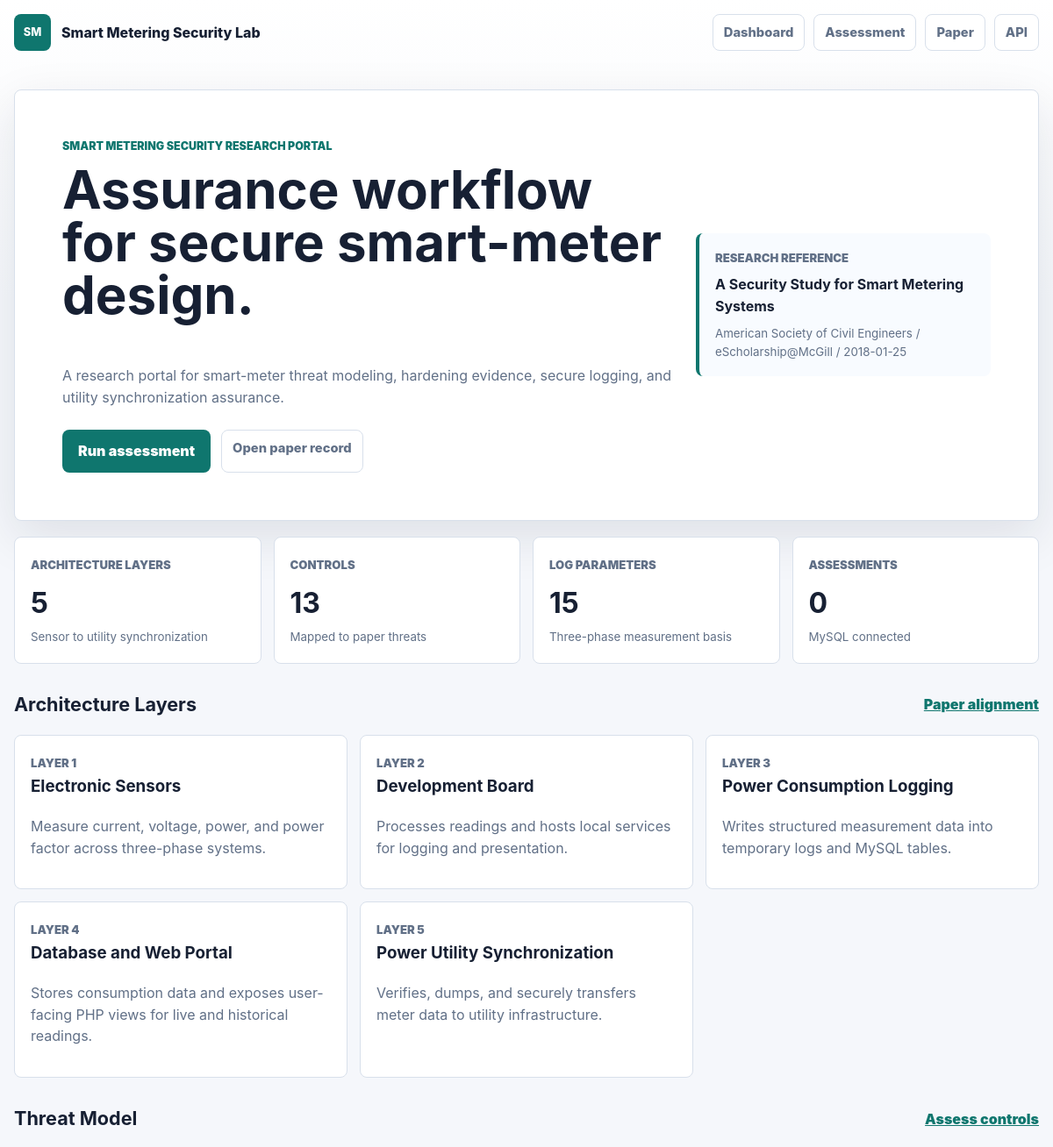
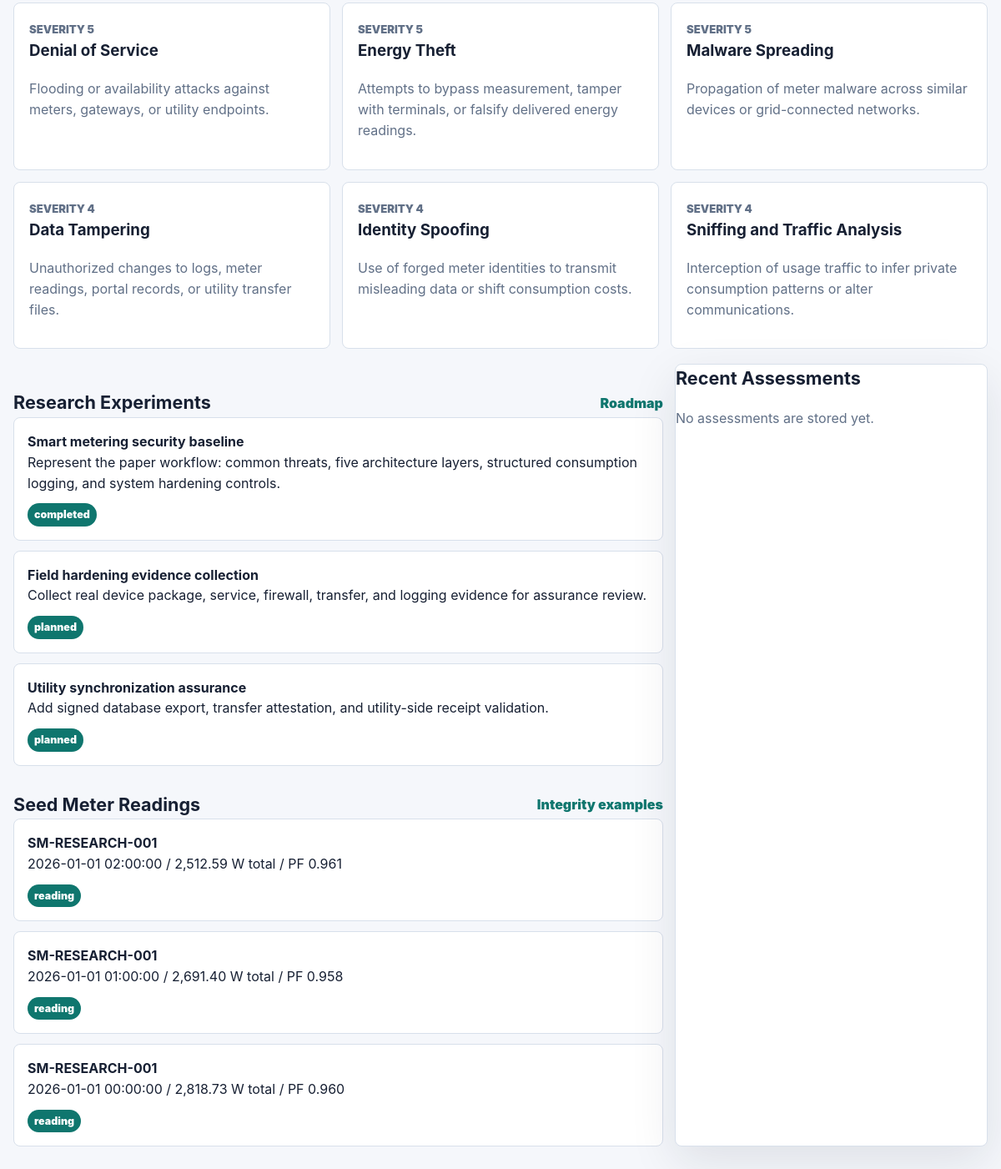
The page / on the database its author committed (2 pictures, top to bottom).
### tables this page shows
CREATE TABLE IF NOT EXISTS architecture_layers (
  id BIGINT UNSIGNED AUTO_INCREMENT PRIMARY KEY,
  layer_key VARCHAR(80) NOT NULL UNIQUE,
  label VARCHAR(160) NOT NULL,
  description TEXT NOT NULL,
  priority_order TINYINT UNSIGNED NOT NULL,
  created_at DATETIME NOT NULL DEFAULT CURRENT_TIMESTAMP
);

CREATE TABLE IF NOT EXISTS threat_catalog (
  id BIGINT UNSIGNED AUTO_INCREMENT PRIMARY KEY,
  threat_key VARCHAR(80) NOT NULL UNIQUE,
  label VARCHAR(180) NOT NULL,
  severity TINYINT UNSIGNED NOT NULL,
  description TEXT NOT NULL,
  created_at DATETIME NOT NULL DEFAULT CURRENT_TIMESTAMP
);

CREATE TABLE IF NOT EXISTS experiments (
  id BIGINT UNSIGNED AUTO_INCREMENT PRIMARY KEY,
  title VARCHAR(220) NOT NULL UNIQUE,
  objective TEXT NOT NULL,
  layer_count INT UNSIGNED NOT NULL,
  threat_count INT UNSIGNED NOT NULL,
  control_count INT UNSIGNED NOT NULL,
  status ENUM('planned','active','completed') NOT NULL DEFAULT 'planned',
  created_at DATETIME NOT NULL DEFAULT CURRENT_TIMESTAMP,
  updated_at DATETIME NOT NULL DEFAULT CURRENT_TIMESTAMP ON UPDATE CURRENT_TIMESTAMP
);

CREATE TABLE IF NOT EXISTS meter_readings (
  id BIGINT UNSIGNED AUTO_INCREMENT PRIMARY KEY,
  meter_id VARCHAR(120) NOT NULL,
  reading_time DATETIME NOT NULL,
  phase_a_voltage DECIMAL(10,3) NOT NULL,
  phase_a_current DECIMAL(10,3) NOT NULL,
  phase_a_power DECIMAL(10,3) NOT NULL,
  phase_b_voltage DECIMAL(10,3) NOT NULL,
  phase_b_current DECIMAL(10,3) NOT NULL,
  phase_b_power DECIMAL(10,3) NOT NULL,
  phase_c_voltage DECIMAL(10,3) NOT NULL,
  phase_c_current DECIMAL(10,3) NOT NULL,
  phase_c_power DECIMAL(10,3) NOT NULL,
  power_factor DECIMAL(6,3) NOT NULL,
  integrity_hash CHAR(64) NOT NULL,
  created_at DATETIME NOT NULL DEFAULT CURRENT_TIMESTAMP,
  INDEX idx_meter_time (meter_id, reading_time)
);

### src/Repository/LabRepository.php (called while the page is built, shortened)
<?php
final class LabRepository
{
    public function connected(): bool
    {
        return $this->pdo instanceof PDO;
    }
    public function summary(): array
    {
        return [
            'connected' => true,
            'assessment_count' => $this->count('assessments'),
            'layer_count' => $this->count('architecture_layers'),
            'threat_count' => $this->count('threat_catalog'),
            'control_count' => $this->count('control_catalog'),
            'reading_count' => $this->count('meter_readings'),
        ];
    }
    public function layers(): array
    {
        return $this->pdo->query('SELECT layer_key, label, description, priority_order FROM architecture_layers ORDER BY priority_order')->fetchAll();
    }
    public function threats(): array
    {
        return $this->pdo->query('SELECT threat_key AS `key`, label, severity, description FROM threat_catalog ORDER BY severity DESC, label')->fetchAll();
    }
    public function experiments(): array
    {
        return $this->pdo->query('SELECT title, objective, layer_count, threat_count, control_count, status FROM experiments ORDER BY id')->fetchAll();
    }
    public function recentAssessments(): array
    {
        return $this->pdo->query('SELECT uuid, asset_name, environment, maturity_score, risk_label, created_at FROM assessments ORDER BY created_at DESC LIMIT 6')->fetchAll();
    }
    public function recentReadings(): array
    {
        return $this->pdo->query('SELECT meter_id, reading_time, phase_a_power, phase_b_power, phase_c_power, power_factor FROM meter_readings ORDER BY reading_time DESC LIMIT 5')->fetchAll();
    }
    private function count(string $table): int
    {
        $allowed = ['assessments', 'architecture_layers', 'threat_catalog', 'control_catalog', 'meter_readings'];
        return (int) $this->pdo->query("SELECT COUNT(*) FROM {$table}")->fetchColumn();
    }
}

### src/Support/View.php (called while the page is built, shortened)
<?php
final class View
{
    public static function e(string $value): string
    {
        return htmlspecialchars($value, ENT_QUOTES | ENT_SUBSTITUTE, 'UTF-8');
    }
}

### src/bootstrap.php (called while the page is built, shortened)
<?php
spl_autoload_register(function (string $class): void {
    $prefix = 'SmartMeterLab\\';
    $relative = str_replace('\\', DIRECTORY_SEPARATOR, substr($class, strlen($prefix)));
    $file = __DIR__ . DIRECTORY_SEPARATOR . $relative . '.php';
});

### public/index.php (the view, shortened to what this page needs)
<?php
require __DIR__ . '/../src/bootstrap.php';
$config = require __DIR__ . '/../config/paper.php';
$repository = new LabRepository(Database::tryConnection());
sendPage($config, 'Dashboard', renderDashboard($config, $repository));
function sendPage(array $config, string $title, string $body, int $status = 200): void
{
    echo layout($config, $title, $body);
    exit;
}
function layout(array $config, string $title, string $body): string
{
    $appTitle = View::e((string) $config['portal']['title']);
    $pageTitle = View::e($title);
    return <<<HTML
<!doctype html>
<html lang="en">
<head>
  <meta charset="utf-8">
  <meta name="viewport" content="width=device-width, initial-scale=1">
  <title>{$pageTitle} | {$appTitle}</title>
  <link rel="stylesheet" href="/assets/app.css">
</head>
<body>
  <header class="topbar">
    <a class="brand" href="/"><span class="brand-mark">SM</span><span>{$appTitle}</span></a>
    <nav>
      <a href="/">Dashboard</a>
      <a href="/assessment">Assessment</a>
      <a href="/paper">Paper</a>
      <a href="/api/summary">API</a>
    </nav>
  </header>
  <main class="page-shell">{$body}</main>
</body>
</html>
HTML;
}
function renderDashboard(array $config, LabRepository $repository): string
{
    $summary = $repository->summary();
    $paper = $config['paper'];
    $layers = $repository->layers() ?: $config['layers'];
    $threats = $repository->threats() ?: $config['threats'];
    $experiments = $repository->experiments();
    $recent = $repository->recentAssessments();
    $readings = $repository->recentReadings();
    $layerCards = renderLayerCards($layers);
    $threatCards = renderThreatCards($threats);
    $experimentCards = renderExperiments($experiments);
    $recentCards = renderRecentAssessments($recent);
    $readingCards = renderReadings($readings);
    $dbStatus = $summary['connected'] ? 'MySQL connected' : 'MySQL not connected';
    $assessmentCount = (string) ($summary['assessment_count'] ?? 0);
    $controlCount = (string) ($summary['control_count'] ?: count($config['controls']));
    $tagline = View::e((string) $config['portal']['tagline']);
    $paperTitle = View::e((string) $paper['title']);
    $paperUrl = View::e((string) $paper['url']);
    return <<<HTML
<section class="hero panel">
  <div>
    <p class="eyebrow">Smart metering security research portal</p>
    <h1>Assurance workflow for secure smart-meter design.</h1>
    <p>{$tagline}</p>
    <div class="hero-actions">
      <a class="button-link" href="/assessment">Run assessment</a>
      <a class="secondary-link" href="{$paperUrl}" target="_blank" rel="noopener">Open paper record</a>
    </div>
  </div>
  <aside class="paper-card">
    <span>Research reference</span>
    <strong>{$paperTitle}</strong>
    <small>{$paper['publisher']} / {$paper['repository']} / {$paper['date']}</small>
  </aside>
</section>
<section class="metric-grid">
  <article><span>Architecture layers</span><strong>{$paper['architecture_layers']}</strong><small>Sensor to utility synchronization</small></article>
  <article><span>Controls</span><strong>{$controlCount}</strong><small>Mapped to paper threats</small></article>
  <article><span>Log parameters</span><strong>{$paper['log_parameters']}</strong><small>Three-phase measurement basis</small></article>
  <article><span>Assessments</span><strong>{$assessmentCount}</strong><small>{$dbStatus}</small></article>
</section>
<section class="section-head"><h2>Architecture Layers</h2><a href="/paper">Paper alignment</a></section>
<section class="layer-grid">{$layerCards}</section>
<section class="section-head"><h2>Threat Model</h2><a href="/assessment">Assess controls</a></section>
<section class="threat-grid">{$threatCards}</section>
<section class="split-layout">
  <div>
    <section class="section-head"><h2>Research Experiments</h2><span>Roadmap</span></section>
    <div class="stack">{$experimentCards}</div>
    <section class="section-head"><h2>Seed Meter Readings</h2><span>Integrity examples</span></section>
    <div class="stack">{$readingCards}</div>
  </div>
  <aside class="panel">
    <h2>Recent Assessments</h2>
    {$recentCards}
  </aside>
</section>
HTML;
}
function renderLayerCards(array $layers): string
{
    $html = '';
    foreach ($layers as $layer) {
        $label = View::e((string) $layer['label']);
        $description = View::e((string) $layer['description']);
        $priority = View::e((string) ($layer['priority_order'] ?? $layer['priority']));
        $html .= "<article class=\"panel layer-card\"><span>Layer {$priority}</span><h3>{$label}</h3><p>{$description}</p></article>";
    }
    return $html;
}
function renderThreatCards(array $threats): string
{
    $html = '';
    foreach ($threats as $threat) {
        $label = View::e((string) $threat['label']);
        $description = View::e((string) $threat['description']);
        $severity = View::e((string) $threat['severity']);
        $html .= "<article class=\"panel threat-card\"><span>Severity {$severity}</span><h3>{$label}</h3><p>{$description}</p></article>";
    }
    return $html;
}
function renderExperiments(array $experiments): string
{
    $html = '';
    foreach ($experiments as $experiment) {
        $title = View::e((string) $experiment['title']);
        $objective = View::e((string) $experiment['objective']);
        $status = View::e((string) $experiment['status']);
        $html .= "<article class=\"initiative\"><div><strong>{$title}</strong><span>{$objective}</span></div><span class=\"badge\">{$status}</span></article>";
    }
    return $html;
}
function renderRecentAssessments(array $assessments): string
{
    if ($assessments === []) {
        return '<p class="muted">No assessments are stored yet.</p>';
    }
    $html = '<div class="recent-list">';
    return $html . '</div>';
}
function renderReadings(array $readings): string
{
    $html = '';
    foreach ($readings as $reading) {
        $meter = View::e((string) $reading['meter_id']);
        $time = View::e((string) $reading['reading_time']);
        $power = number_format((float) $reading['phase_a_power'] + (float) $reading['phase_b_power'] + (float) $reading['phase_c_power'], 2);
        $pf = View::e((string) $reading['power_factor']);
        $html .= "<article class=\"initiative\"><div><strong>{$meter}</strong><span>{$time} / {$power} W total / PF {$pf}</span></div><span class=\"badge\">reading</span></article>";
    }
    return $html;
}

### public/assets/app.css (style rules this page uses)
:root { color-scheme: light; --bg: #f5f7fb; --surface: #ffffff; --text: #172033; --muted: #617087; --line: #d8e0eb; --primary: #0f766e; --primary-dark: #0b5f59; --danger: #b91c1c; --warning: #b45309; --shadow: 0 18px 55px rgba(23, 32, 51, 0.1); }
* { box-sizing: border-box; }
body { margin: 0; background: linear-gradient(180deg, #ffffff 0, var(--bg) 340px), var(--bg); color: var(--text); font-family: Inter, ui-sans-serif, system-ui, -apple-system, BlinkMacSystemFont, "Segoe UI", sans-serif; line-height: 1.55; }
a { color: inherit; }
.topbar { width: min(1180px, calc(100% - 32px)); min-height: 74px; display: flex; align-items: center; justify-content: space-between; gap: 18px; margin: 0 auto; }
.brand { display: inline-flex; align-items: center; gap: 12px; color: var(--text); font-weight: 850; text-decoration: none; }
.brand-mark { width: 42px; height: 42px; display: inline-grid; place-items: center; border-radius: 8px; background: var(--primary); color: #ffffff; font-size: 0.8rem; }
nav { display: flex; flex-wrap: wrap; gap: 10px; }
nav a, .secondary-link { border: 1px solid var(--line); border-radius: 8px; padding: 9px 12px; background: #ffffff; color: var(--muted); font-size: 0.92rem; font-weight: 800; text-decoration: none; }
.page-shell { width: min(1180px, calc(100% - 32px)); margin: 0 auto; padding: 28px 0 58px; }
.panel, .metric-grid article, .initiative { border: 1px solid var(--line); border-radius: 8px; background: var(--surface); box-shadow: var(--shadow); }
.hero { display: grid; grid-template-columns: 1fr; gap: 24px; align-items: center; padding: clamp(28px, 5vw, 54px); }
.eyebrow { margin: 0 0 10px; color: var(--primary); font-size: 0.78rem; font-weight: 900; text-transform: uppercase; }
h1, h2, h3, p { margin-top: 0; }
h1 { max-width: 900px; font-size: clamp(2rem, 5vw, 4.1rem); line-height: 1; overflow-wrap: anywhere; }
h2 { font-size: 1.35rem; }
p, small, .muted { color: var(--muted); }
.hero-actions { display: flex; flex-wrap: wrap; gap: 12px; margin-top: 24px; }
.button-link, button { min-height: 48px; display: inline-flex; align-items: center; justify-content: center; border: 0; border-radius: 8px; padding: 12px 18px; background: var(--primary); color: #ffffff; font-weight: 900; text-decoration: none; cursor: pointer; }
.paper-card { display: grid; gap: 8px; border-left: 4px solid var(--primary); border-radius: 8px; padding: 18px; background: #f8fbff; }
.paper-card span, .metric-grid span, .layer-card span, .threat-card span, .dimension-card span { color: var(--muted); font-size: 0.82rem; font-weight: 900; text-transform: uppercase; }
.metric-grid, .layer-grid, .threat-grid, .dimension-grid, .feature-grid, .split-layout, .control-grid { display: grid; grid-template-columns: 1fr; gap: 14px; margin-top: 18px; }
.metric-grid article, .layer-card, .threat-card, .dimension-card { padding: 18px; box-shadow: none; }
.metric-grid article { min-height: 142px; }
.metric-grid strong { display: block; margin-top: 8px; font-size: 2rem; }
.section-head { display: flex; align-items: center; justify-content: space-between; gap: 14px; margin-top: 30px; }
.section-head h2 { margin: 0; }
.section-head a, .section-head span { color: var(--primary); font-weight: 900; }
.stack { display: grid; gap: 12px; }
.initiative { display: grid; gap: 12px; padding: 16px; box-shadow: none; }
.initiative strong, .initiative span { display: block; }
.badge { display: inline-flex !important; width: fit-content; border-radius: 999px; padding: 4px 8px; background: var(--primary); color: #ffffff; font-size: 0.78rem; font-weight: 900; }
@media (min-width: 760px) { .metric-grid, .layer-grid, .threat-grid, .feature-grid, .control-grid { grid-template-columns: repeat(2, minmax(0, 1fr)); } }
@media (min-width: 1020px) { .hero { grid-template-columns: minmax(0, 1.35fr) minmax(280px, 0.65fr); } }
@media (min-width: 1020px) { .metric-grid { grid-template-columns: repeat(4, minmax(0, 1fr)); } }
@media (min-width: 1020px) { .layer-grid, .threat-grid, .dimension-grid { grid-template-columns: repeat(3, minmax(0, 1fr)); } }
@media (min-width: 1020px) { .split-layout { grid-template-columns: minmax(0, 1.35fr) minmax(320px, 0.65fr); } }

### rows shown on the page
architecture_layers: priority_order "1", label "Electronic Sensors", description "Measure current, voltage, power, and power factor across three-phase systems."
architecture_layers: priority_order "2", label "Development Board", description "Processes readings and hosts local services for logging and presentation."
architecture_layers: priority_order "3", label "Power Consumption Logging", description "Writes structured measurement data into temporary logs and MySQL tables."
architecture_layers: priority_order "4", label "Database and Web Portal", description "Stores consumption data and exposes user-facing PHP views for live and historical readings."
architecture_layers: priority_order "5", label "Power Utility Synchronization", description "Verifies, dumps, and securely transfers meter data to utility infrastructure."
threat_catalog: severity "5", label "Denial of Service", description "Flooding or availability attacks against meters, gateways, or utility endpoints."
threat_catalog: severity "5", label "Energy Theft", description "Attempts to bypass measurement, tamper with terminals, or falsify delivered energy readings."
threat_catalog: severity "5", label "Malware Spreading", description "Propagation of meter malware across similar devices or grid-connected networks."
threat_catalog: severity "4", label "Data Tampering", description "Unauthorized changes to logs, meter readings, portal records, or utility transfer files."
threat_catalog: severity "4", label "Identity Spoofing", description "Use of forged meter identities to transmit misleading data or shift consumption costs."
threat_catalog: severity "4", label "Sniffing and Traffic Analysis", description "Interception of usage traffic to infer private consumption patterns or alter communications."
experiments: title "Smart metering security baseline", objective "Represent the paper workflow: common threats, five architecture layers, structured consumption logging, and system hardening controls.", status "completed"
experiments: title "Field hardening evidence collection", objective "Collect real device package, service, firewall, transfer, and logging evidence for assurance review.", status "planned"
experiments: title "Utility synchronization assurance", objective "Add signed database export, transfer attestation, and utility-side receipt validation.", status "planned"
meter_readings: meter "SM-RESEARCH-001", reading_time "2026-01-01 02:00:00", power "2,512.59", power_factor "0.961"
meter_readings: meter "SM-RESEARCH-001", reading_time "2026-01-01 01:00:00", power "2,691.40", power_factor "0.958"
meter_readings: meter "SM-RESEARCH-001", reading_time "2026-01-01 00:00:00", power "2,818.73", power_factor "0.960"

### other values the page prints
$appTitle "Smart Metering Security Lab"
$tagline "A research portal for smart-meter threat modeling, hardening evidence, secure logging, and utility synchronization assurance."
$paperTitle "A Security Study for Smart Metering Systems"
$paper['publisher'] "American Society of Civil Engineers"
$paper['repository'] "eScholarship@McGill"
$paper['date'] "2018-01-25"
$paper['architecture_layers'] "5"
$controlCount "13"
$paper['log_parameters'] "15"
$assessmentCount "0"
$dbStatus "MySQL connected"
